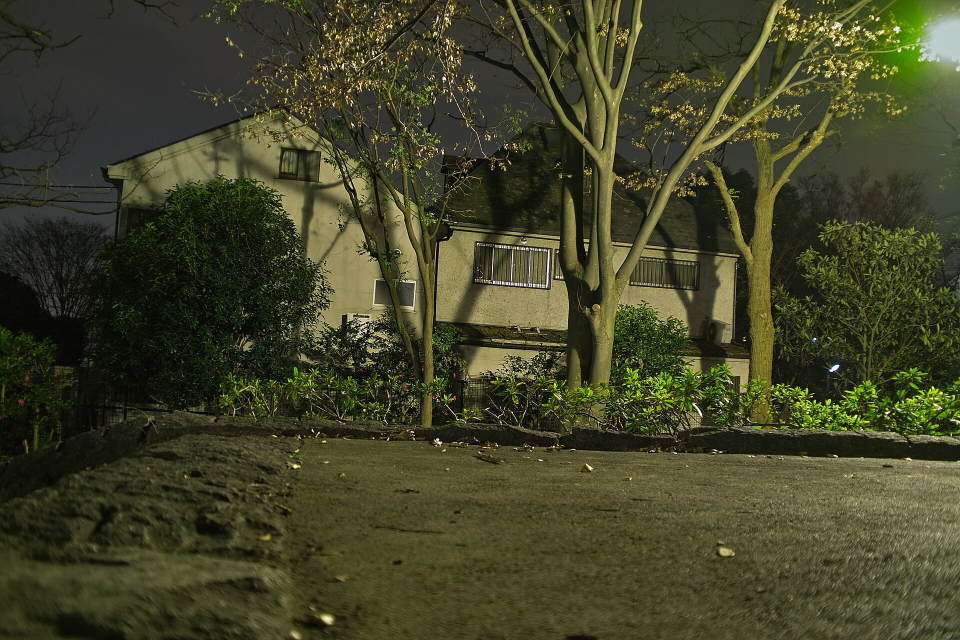
#> input picture crime/1/img/1/1-1.jpg, 1920 x 1280 px (shown at 1/2 size)
$ python -i prep.py   (imports and definitions only)
#> lines starting #> are read from the running program, lines starting #| are printed output that depends on the picture; after the words box and inside, x2 and y2 are one past the last pixel; in counts of white or black regions, pixels touching at a corner belong together
#> further down, picture is the input picture: PIL image 1920x1280 RGB; mean R, G, B 65.4, 66.6, 38.7
#!/usr/bin/env python3
"""Crop, size and style the pictures chosen in picks.json. Usage: prep.py <picks.json> <img_root> <out_dir>

picks.json "images": {"<name>": {"src": "<round>/<file>" (picture search or AI illustration) or "own/<file>"
(crime/<N>/own/), "rotate": 90 | -90 | 180 (optional, before the crop), "crop": [x0, y0, x1, y1] (0..1, optional:
removes borders, captions, watermarks), "look": "print" (default: the sample's black-and-white press print — hard
contrast, a fine halftone screen, grain, a few specks) | "clean" (true colours, sharp: documents, maps) |
"cutout" (the object alone, its plain background removed, in black and white with a thick white paper edge: a
sticker, as the sample's knife, bag and DNA strand — needs a picture of one object on a plain or softly graded
background; "tol": 1.5–2.5 also removes a soft shadow, 0.6 keeps a pale object apart from a pale background),
"blur": [[x0, y0, x1, y1], …] (optional: faces or details to blur — children, uninvolved people, names)}}
→ <out_dir>/<name>.jpg (<name>.png for a cutout). The grain is seeded by the name, so a picture looks the same in
every render. board(path) writes the dark brushed-wood background of the board.
"""
import json, os, sys, zlib
import numpy as np
from PIL import Image, ImageDraw, ImageFilter


def _gray(im):
    a = np.asarray(im.convert('RGB')).astype(np.float32) / 255
    return 0.299 * a[..., 0] + 0.587 * a[..., 1] + 0.114 * a[..., 2]


# [26 lines left out: function _print, not called in this run]


def _mask(im, tol=1.0):
    """Object mask of a picture of one object on a plain background: the background is what is connected to the
    border and close to the border's colour. Returns a bool array, or None when no clear object is found."""
#> called with tol = 1
    from scipy import ndimage as nd
    a = np.asarray(im.convert('RGB')).astype(np.float32)
    H, W = a.shape[:2]
#> H = 1280; W = 1920
    # the background as a smooth surface (a quadratic in x and y, per colour) fitted to the border: a plain backdrop
    # with a light gradient (a studio sweep, a shadowed table) is still one background
    yy, xx = np.mgrid[0:H, 0:W].astype(np.float32)
    bm = np.zeros((H, W), bool); bm[:3] = bm[-3:] = True; bm[:, :3] = bm[:, -3:] = True
    X, Y = xx / W - 0.5, yy / H - 0.5
    basis = lambda X, Y: np.stack([np.ones_like(X), X, Y, X * X, Y * Y, X * Y], -1)
    coef, *_ = np.linalg.lstsq(basis(X[bm], Y[bm]), a[bm], rcond=None)
#> coef = [[31.12, 30.06, 9.1], [49.54, 54.25, 35.82], [-4.15, -8.14, -14.88], [70.51, 100.6, 104.5], [98.33, 97.36, 75.32], [-3.62, -18.25, 5.16]]
    model = basis(X, Y) @ coef
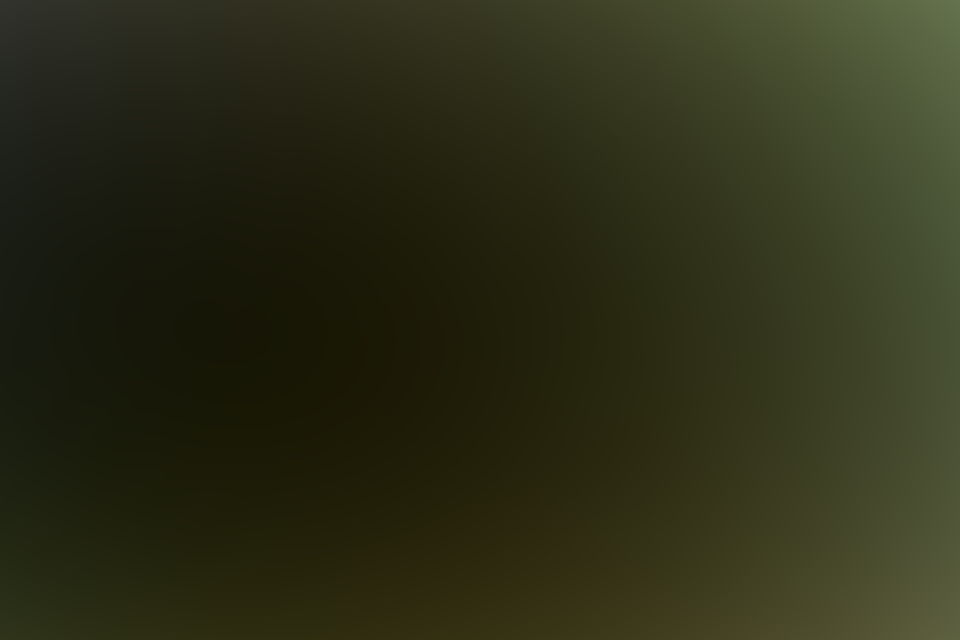
#> model: shape (1280, 1920, 3) float32 (shown at 1/2 size); mean of channels 0, 1, 2 45.2, 46.5, 24.1; drawn as R, G, B
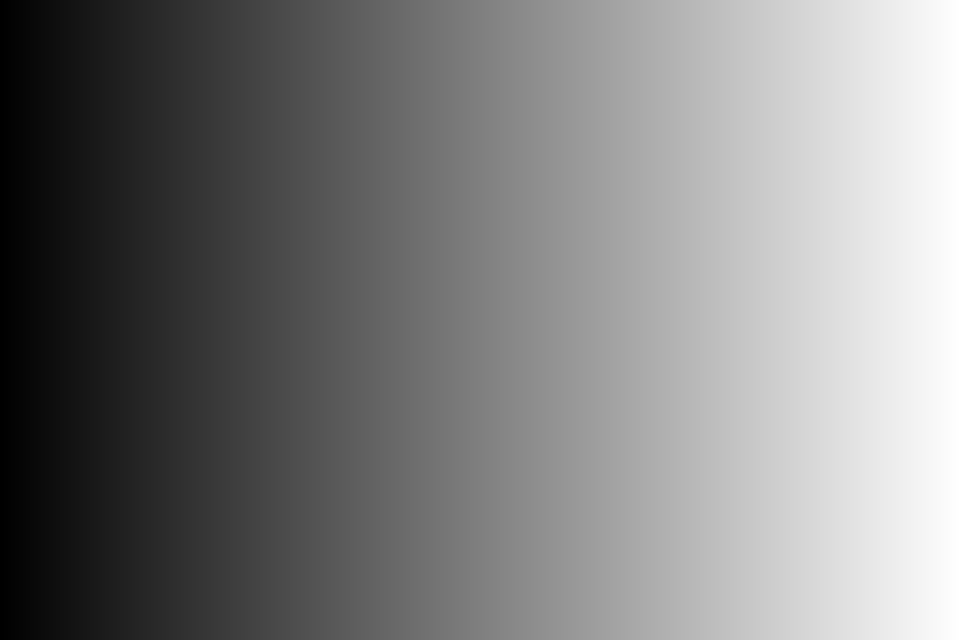
#> X: shape (1280, 1920) float32 (shown at 1/2 size); min -0.5, max 0.499, mean -0.00026; drawn with min black and max white
    edge_d = np.sqrt(((a[bm] - model[bm]) ** 2).sum(1))
#> edge_d = 19164 values, max 330.3 at index 4517, min 0.265 at index 16618, mean 32.91
    spread = np.percentile(edge_d, 90)
#> spread = 67.34
    dist = np.sqrt(((a - model) ** 2).sum(2))
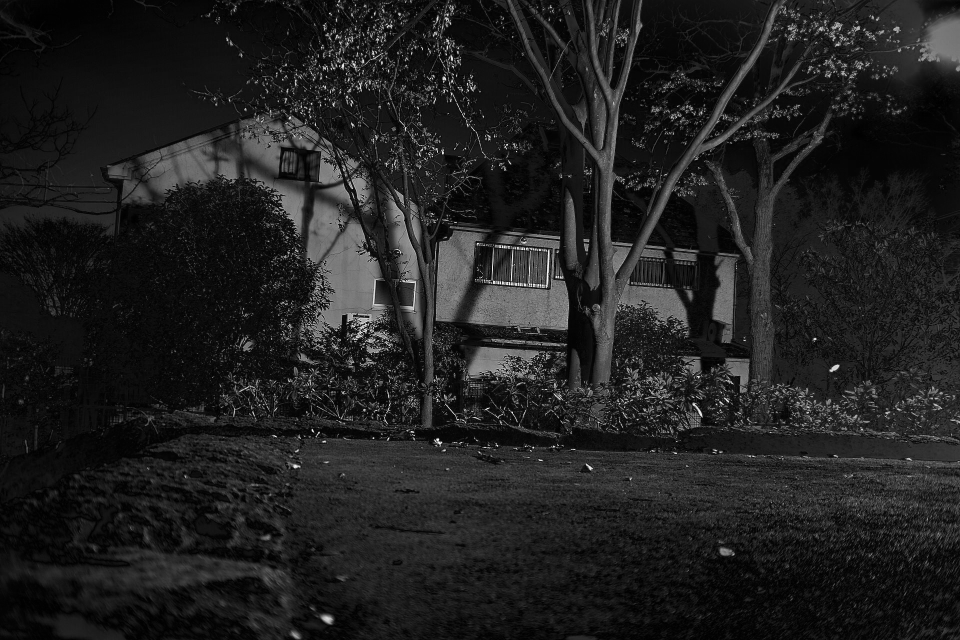
#> dist: shape (1280, 1920) float32 (shown at 1/2 size); min 0.0935, max 402, mean 51.2; drawn with min black and max white
    near = nd.gaussian_filter(dist, 1.2) < max(28.0, spread * 2.2) * tol
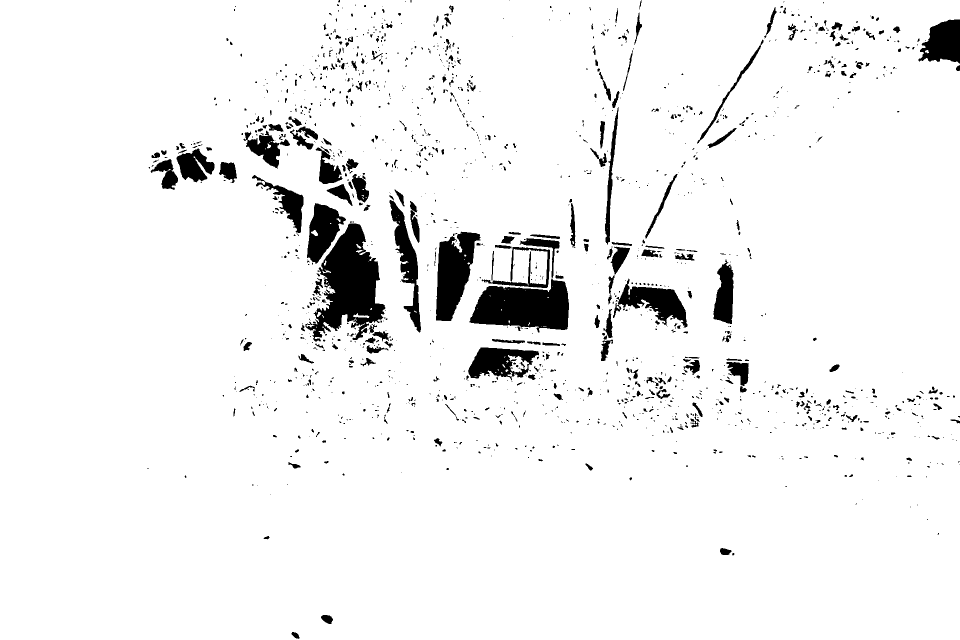
#> near: shape (1280, 1920) bool (shown at 1/2 size); 94.6% white; 1583 black regions (1177 under 20 px), largest, box (x1, y1, x2, y2) and area: (611, 447, 771, 683) 18694, (939, 557, 1138, 665) 14533, (872, 463, 961, 642) 9542
    lab, n = nd.label(near)
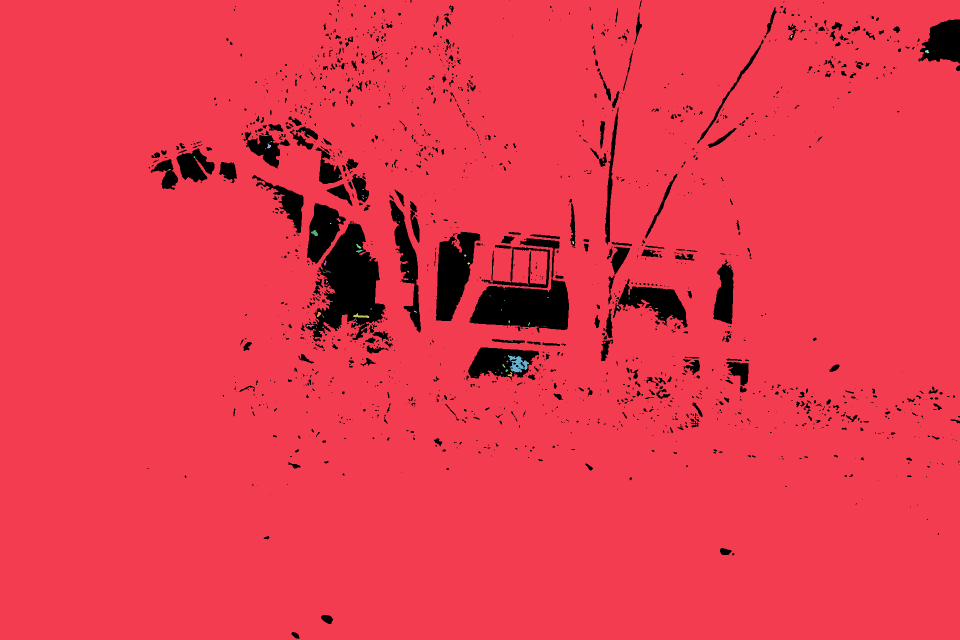
#> lab: shape (1280, 1920) int32 (shown at 1/2 size); 98 distinct labels, from 0 to 97; one colour per label, 0 black
#> n = 97
    border = set(np.unique(np.concatenate([lab[0], lab[-1], lab[:, 0], lab[:, -1]]))) - {0}
#> border = 1 item
    obj = ~np.isin(lab, list(border))
#> obj: shape (1280, 1920) bool; 5.5% white; 1576 white regions (1172 under 20 px), largest, box (x1, y1, x2, y2) and area: (611, 447, 771, 683) 19173, (939, 557, 1138, 665) 14588, (872, 463, 961, 642) 9572
    obj = nd.binary_opening(obj, iterations=2)
#> obj: shape (1280, 1920) bool; 4.7% white; 306 white regions (79 under 20 px), largest, box (x1, y1, x2, y2) and area: (611, 447, 771, 680) 18654, (939, 558, 1138, 660) 14525, (872, 464, 961, 642) 9491
    lab, n = nd.label(obj)
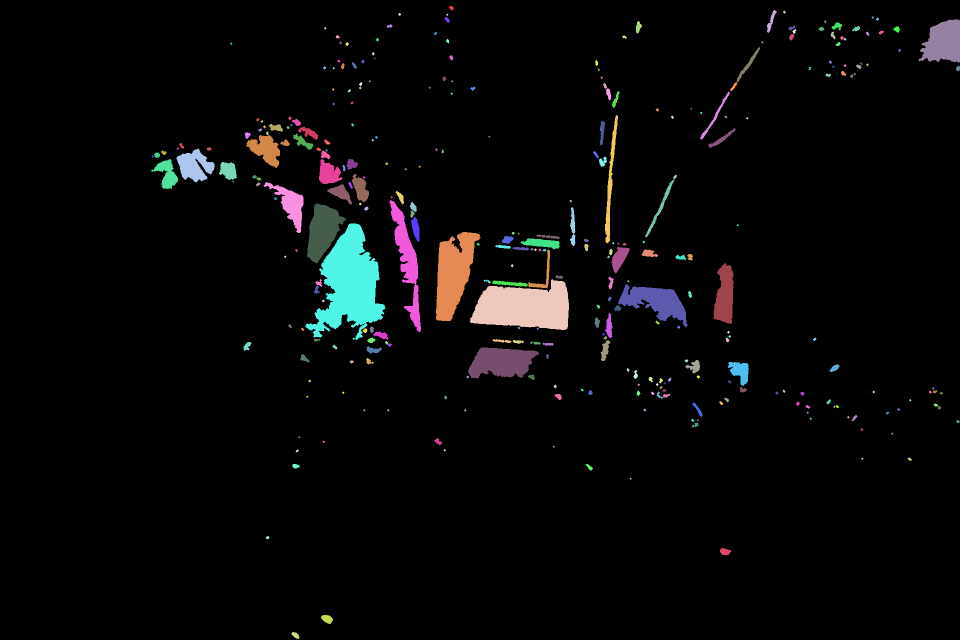
#> lab: shape (1280, 1920) int32 (shown at 1/2 size); 315 distinct labels, from 0 to 314; one colour per label, 0 black
#> n = 314
    if not n: return None
    sizes = nd.sum(obj, lab, range(1, n + 1))
#> sizes = 314 values, max 18654 at index 152, min 13 at index 4, mean 368.6
    keep = [i + 1 for i, s in enumerate(sizes) if s >= max(sizes.max() * 0.08, H * W * 0.002)]
#> keep = [9, 145, 148, 153, 155, 188, 192, 228]
    obj = nd.binary_fill_holes(np.isin(lab, keep))
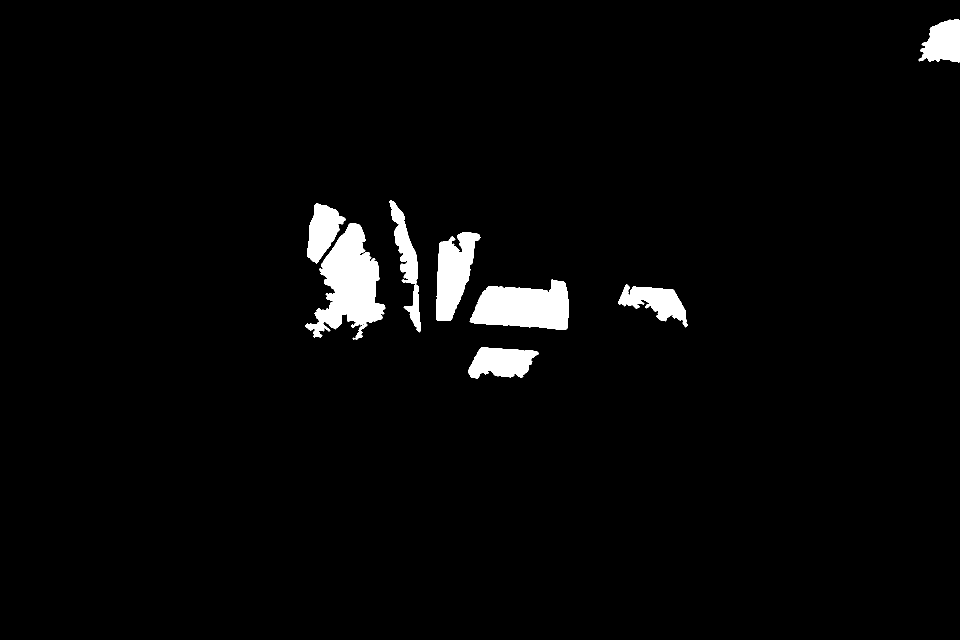
#> obj: shape (1280, 1920) bool (shown at 1/2 size); 2.9% white; 8 white regions, largest, box (x1, y1, x2, y2) and area: (611, 447, 771, 680) 18654, (939, 558, 1138, 660) 14525, (872, 464, 961, 642) 9491
    share = obj.mean()
#> share = 0.0287
    return obj if 0.03 < share < 0.92 else None


# [62 lines left out: functions cutout, prepare, board, not called in this run]


def out_name(name, it):
    return f"{name}.{'png' if it.get('look') == 'cutout' else 'jpg'}"


# [8 lines not run here, left out]

>>> from PIL import Image
>>> picture = Image.open('../../crime/1/img/1/1-1.jpg')
>>> result = _mask(picture)

$ run again, on crime/1/img/1/13-1.jpg
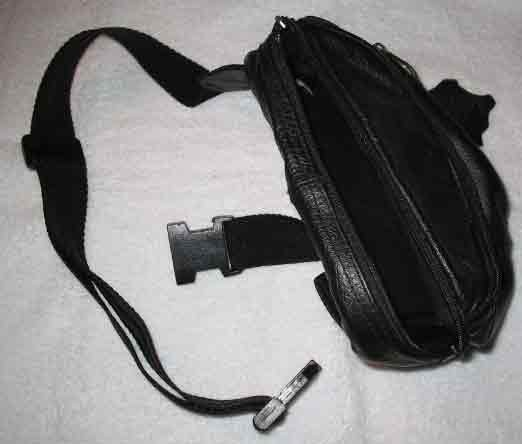
#> input picture crime/1/img/1/13-1.jpg, 522 x 444 px
#> picture is the input picture: PIL image 522x444 RGB; mean R, G, B 126.7, 125.7, 125.9
#> coef = [[225.4, 229, 230.4], [18.35, 20.72, 22.8], [29.27, 34.73, 35.63], [-185.7, -203.9, -207.5], [-137.9, -153.7, -157.7], [-33.18, -41.32, -44.39]]
#> edge_d = 5760 values, max 54.17 at index 2703, min 0.378 at index 4225, mean 10.45
#> spread = 20.21
#> in _mask, `near = nd.gaussian_filter(dist, 1.2) < max(28.0, spread * 2.2) * tol`:
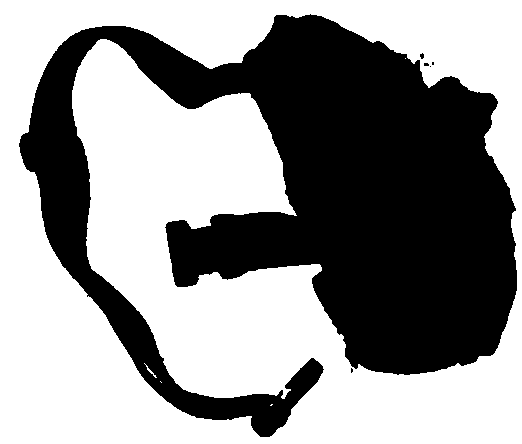
#> near: shape (444, 522) bool; 57.6% white; 6 black regions (5 under 20 px), largest, box (x1, y1, x2, y2) and area: (19, 14, 517, 437) 98256
#> in _mask, `lab, n = nd.label(near)`:
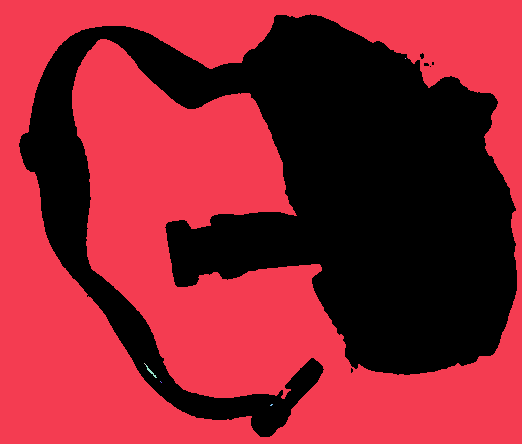
#> lab: shape (444, 522) int32; 9 distinct labels, from 0 to 8; one colour per label, 0 black
#> in _mask, `lab, n = nd.label(near)`: n = 8
#> border = 1 item
#> in _mask, `lab, n = nd.label(obj)`: n = 1
#> sizes = [98239]
#> keep = [1]
#> share = 0.424
